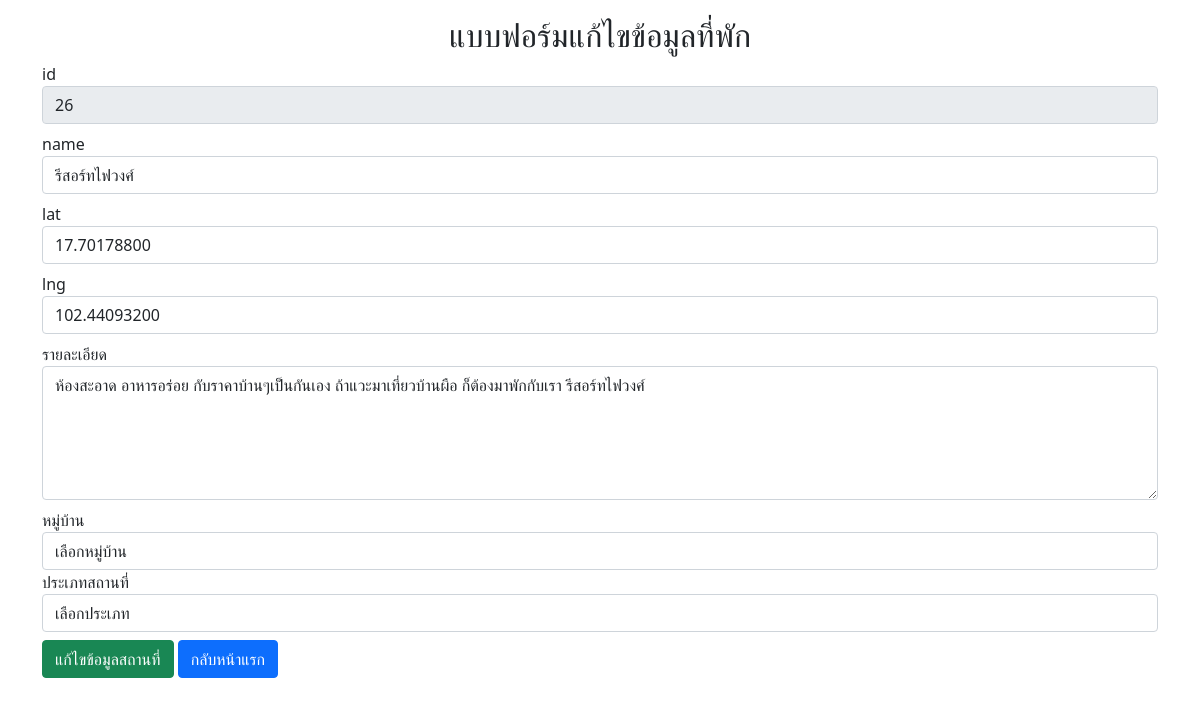
Page /project_webPro/admin/form/updatefrm_hotel.php?id=26 on the committed database.
### tables this page shows
CREATE TABLE `place` (
  `id` int(11) NOT NULL COMMENT 'รหัสสถานที่',
  `name` varchar(50) NOT NULL COMMENT 'ชื่อสถานที่',
  `lat` text NOT NULL COMMENT 'ละติจูด',
  `lng` text NOT NULL COMMENT 'ลองจิจูด',
  `id_vill` int(11) DEFAULT NULL COMMENT 'รหัสหมู่บ้าน',
  `id_ctgry` int(11) DEFAULT NULL COMMENT 'รหัสประเภท',
  `detail` text NOT NULL COMMENT 'รายละเอียดสถานที่'
);

### project_webPro/admin/form/updatefrm_hotel.php (the view, shortened to what this page needs)
<?php
require("../../connectdb.php");
$id = $_GET["id"];
$sql = "SELECT p.id as 'id', p.name as 'name', lat, lng, id_vill, id_ctgry, v.name as 'village', c.name as 'categories', detail FROM `place` as p INNER JOIN village as v ON p.id_vill = v.id INNER JOIN categories c ON p.id_ctgry = c.id WHERE p.id = '$id'";
$result = mysqli_query($conn, $sql);
$objResult = mysqli_fetch_array($result);
$id_vill = $objResult["id_vill"];
$id_ctgry = $objResult["id_ctgry"];
?>
<html lang="en">
<head>
    <link href="https://cdn.jsdelivr.net/npm/bootstrap@5.0.2/dist/css/bootstrap.min.css" rel="stylesheet">
</head>
<body>
    <div class="container my-3">
        <h2 class="text-center">แบบฟอร์มแก้ไขข้อมูลที่พัก</h2>
        <form action="../manage/updateData_place.php" method="post">
            <div class="form-group">
                <label for="id">id</label>
                <input type="text" name="id" id="" class="form-control mb-2" value="<?php echo $objResult["id"]; ?>" readonly>
            </div>
            <div class="form-group">
                <label for="name">name</label>
                <input type="text" name="name" id="" class="form-control mb-2" value="<?php echo $objResult["name"]; ?>" required>
            </div>
            <div class="form-group">
                <label for="lat">lat</label>
                <input type="text" name="lat" id="" class="form-control mb-2" value="<?php echo $objResult["lat"]; ?>" required>
            </div>
            <div class="form-group">
                <label for="lng">lng</label>
                <input type="text" name="lng" id="" class="form-control mb-2" value="<?php echo $objResult["lng"]; ?>" required>
            </div>
            <div class="form-group">
                <label for="name">รายละเอียด</label>
                <textarea name="detail" id="" class="form-control mb-2" rows="5" required><?php echo $objResult["detail"]; ?></textarea>
            </div>
            <div class="form-group">
            <label for="name">หมู่บ้าน</label>
                <select name="id_vill" class="form-control" required>
                    <option value="<?php echo $id_vill; ?>">เลือกหมู่บ้าน</option>
                </select>
            </div>
            <div class="form-group">
            <label for="name">ประเภทสถานที่</label>
                <select name="id_ctgry" class="form-control" required>
                    <option value="<?php echo $id_ctgry; ?>">เลือกประเภท</option>
                </select>
            </div>
            <button class="btn btn-success my-2" name="update_hotel" type="submit">แก้ไขข้อมูลสถานที่</button>
            <a href="../index.php" class="btn btn-primary my-2">กลับหน้าแรก</a>
        </form>
    </div>
</body>
</html>

### rows in the picture
place: id "26", name "รีสอร์ทไฟวงศ์", lat "17.70178800", lng "102.44093200", detail "ห้องสะอาด อาหารอร่อย กับราคาบ้านๆเป็นกันเอง ถ้าแวะมาเที่ยวบ้านผือ ก็ต้องมาพักกับเรา รีสอร์ทไฟวงศ์"
